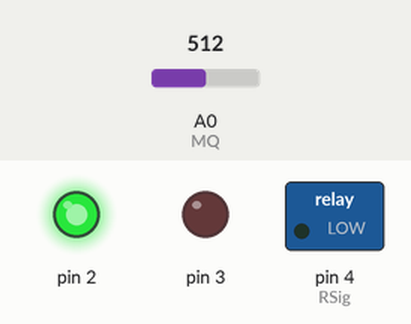
Simulated run of this sketch. Board: Arduino Uno, built with avr-gcc and run on an emulated ATmega328P. Parts: switched loads named in the sketch (green lamp = pin HIGH), output pins drawn as LEDs (lit = HIGH). The test bench sets the inputs (shaded band); at power-on: A0 (MQ) = 512.

Above: at 5.8 s.
5.9 s: A0 (MQ) set to 693
11.9 s: A0 (MQ) set to 717
At 15.8 s:
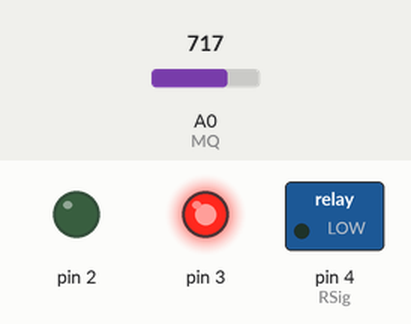
17.9 s: A0 (MQ) set to 690
At 20.8 s:
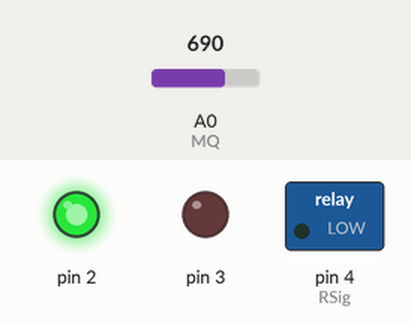
23.9 s: A0 (MQ) set to 710
At 25.8 s:
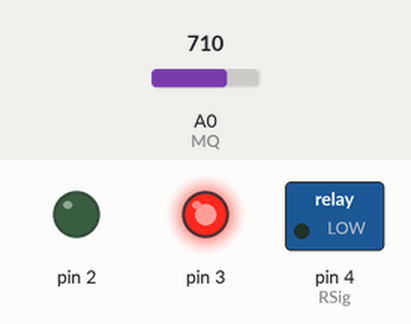
Timing chart, 0 to 27.3 s (numbered marks = the images above; inputs shaded):
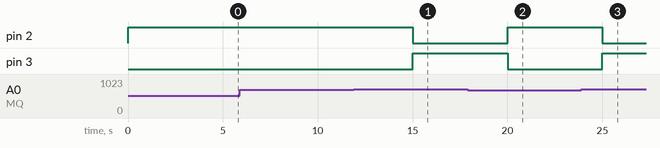

Measured:
- the behaviour switches between 700 and 701 on A0 (MQ) (found by bisection; images 0 and 1)
- after the input at 5.9 s, every drawn part: stays the same
- after the input at 11.9 s, pin 2: HIGH → LOW after 3.1 s; pin 3: LOW → HIGH after 3.1 s
- after the input at 17.9 s, pin 2: LOW → HIGH after 2.1 s; pin 3: HIGH → LOW after 2.1 s
- after the input at 23.9 s, pin 2: HIGH → LOW after 1.1 s; pin 3: LOW → HIGH after 1.1 s

The sketch:

sketch.ino
```cpp
#define MQ A0
#define RSig 4

void setup() {
  pinMode(2, OUTPUT);pinMode(3, OUTPUT);
  pinMode(RSig, OUTPUT);pinMode(MQ, INPUT);
}

int checkStatus() {
  int sensorValue = analogRead(MQ);
  return (sensorValue > 700) ? 1 : 0;
}

void loop() {
  if(checkStatus()){
    digitalWrite(3, HIGH);
    digitalWrite(2,LOW);
  }else{
    digitalWrite(3, LOW);
    digitalWrite(2,HIGH);
  }
  delay(5000);
}
```
